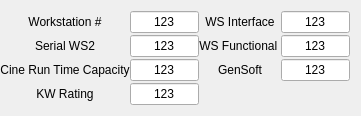
   <widget class="QWidget" name="gridLayoutWidget_4">
    <property name="geometry">
     <rect>
      <x>600</x>
      <y>580</y>
      <width>361</width>
      <height>100</height>
     </rect>
    </property>
    <layout class="QGridLayout" name="gridLayout_4" columnstretch="2,2,2,2">
     <property name="horizontalSpacing">
      <number>0</number>
     </property>
     <property name="verticalSpacing">
      <number>2</number>
     </property>
     <property name="leftMargin">
      <number>0</number>
     </property>
     <item row="1" column="2">
      <widget class="caLabel" name="calabel_42">
       <property name="text">
        <string>WS Functional </string>
       </property>
       <property name="alignment">
        <set>Qt::AlignCenter</set>
       </property>
       <property name="foreground">
        <color>
         <red>180</red>
         <green>180</green>
         <blue>180</blue>
        </color>
       </property>
       <property name="background">
        <color alpha="0">
         <red>160</red>
         <green>160</green>
         <blue>164</blue>
        </color>
       </property>
      </widget>
     </item>
     <item row="1" column="0">
      <widget class="caLabel" name="calabel_38">
       <property name="text">
        <string>Serial WS2</string>
       </property>
       <property name="alignment">
        <set>Qt::AlignCenter</set>
       </property>
       <property name="foreground">
        <color>
         <red>180</red>
         <green>180</green>
         <blue>180</blue>
        </color>
       </property>
       <property name="background">
        <color alpha="0">
         <red>160</red>
         <green>160</green>
         <blue>164</blue>
        </color>
       </property>
      </widget>
     </item>
     <item row="0" column="1">
      <widget class="caLineEdit" name="caLineEdit_15">
       <property name="text">
        <string>123</string>
       </property>
       <property name="alignment">
        <set>Qt::AlignAbsolute|Qt::AlignCenter|Qt::AlignHCenter|Qt::AlignVCenter</set>
       </property>
       <property name="channel" stdset="0">
        <string notr="true">$(P):GetWS</string>
       </property>
       <property name="foreground">
        <color>
         <red>195</red>
         <green>195</green>
         <blue>195</blue>
        </color>
       </property>
       <property name="background">
        <color>
         <red>58</red>
         <green>58</green>
         <blue>58</blue>
        </color>
       </property>
       <property name="colorMode">
        <enum>caLineEdit::Static</enum>
       </property>
       <property name="precision">
        <number>0</number>
       </property>
       <property name="fontScaleMode">
        <enum>caLineEdit::Height</enum>
       </property>
       <property name="formatType">
        <enum>caLineEdit::decimal</enum>
       </property>
      </widget>
     </item>
     <item row="2" column="1">
      <widget class="caLineEdit" name="caLineEdit_16">
       <property name="text">
        <string>123</string>
       </property>
       <property name="alignment">
        <set>Qt::AlignAbsolute|Qt::AlignCenter|Qt::AlignHCenter|Qt::AlignVCenter</set>
       </property>
       <property name="channel" stdset="0">
        <string notr="true">$(P):GetCineRunTime</string>
       </property>
       <property name="foreground">
        <color>
         <red>195</red>
         <green>195</green>
         <blue>195</blue>
        </color>
       </property>
       <property name="background">
        <color>
         <red>58</red>
         <green>58</green>
         <blue>58</blue>
        </color>
       </property>
       <property name="colorMode">
        <enum>caLineEdit::Static</enum>
       </property>
       <property name="precision">
        <number>0</number>
       </property>
       <property name="fontScaleMode">
        <enum>caLineEdit::Height</enum>
       </property>
       <property name="formatType">
        <enum>caLineEdit::decimal</enum>
       </property>
      </widget>
     </item>
     <item row="1" column="1">
      <widget class="caLineEdit" name="caLineEdit_20">
       <property name="text">
        <string>123</string>
       </property>
       <property name="alignment">
        <set>Qt::AlignAbsolute|Qt::AlignCenter|Qt::AlignHCenter|Qt::AlignVCenter</set>
       </property>
       <property name="channel" stdset="0">
        <string notr="true">$(P):GetSerial</string>
       </property>
       <property name="foreground">
        <color>
         <red>195</red>
         <green>195</green>
         <blue>195</blue>
        </color>
       </property>
       <property name="background">
        <color>
         <red>58</red>
         <green>58</green>
         <blue>58</blue>
        </color>
       </property>
       <property name="colorMode">
        <enum>caLineEdit::Static</enum>
       </property>
       <property name="precision">
        <number>0</number>
       </property>
       <property name="fontScaleMode">
        <enum>caLineEdit::Height</enum>
       </property>
       <property name="formatType">
        <enum>caLineEdit::decimal</enum>
       </property>
      </widget>
     </item>
     <item row="0" column="2">
      <widget class="caLabel" name="calabel_41">
       <property name="text">
        <string>WS Interface</string>
       </property>
       <property name="alignment">
        <set>Qt::AlignCenter</set>
       </property>
       <property name="foreground">
        <color>
         <red>180</red>
         <green>180</green>
         <blue>180</blue>
        </color>
       </property>
       <property name="background">
        <color alpha="0">
         <red>160</red>
         <green>160</green>
         <blue>164</blue>
        </color>
       </property>
      </widget>
     </item>
     <item row="2" column="2">
      <widget class="caLabel" name="calabel_43">
       <property name="text">
        <string>GenSoft</string>
       </property>
       <property name="alignment">
        <set>Qt::AlignCenter</set>
       </property>
       <property name="foreground">
        <color>
         <red>180</red>
         <green>180</green>
         <blue>180</blue>
        </color>
       </property>
       <property name="background">
        <color alpha="0">
         <red>160</red>
         <green>160</green>
         <blue>164</blue>
        </color>
       </property>
      </widget>
     </item>
     <item row="2" column="0">
      <widget class="caLabel" name="calabel_37">
       <property name="text">
        <string>Cine Run Time Capacity</string>
       </property>
       <property name="alignment">
        <set>Qt::AlignCenter</set>
       </property>
       <property name="foreground">
        <color>
         <red>180</red>
         <green>180</green>
         <blue>180</blue>
        </color>
       </property>
       <property name="background">
        <color alpha="0">
         <red>160</red>
         <green>160</green>
         <blue>164</blue>
        </color>
       </property>
      </widget>
     </item>
     <item row="1" column="3">
      <widget class="caLineEdit" name="caLineEdit_28">
       <property name="text">
        <string>123</string>
       </property>
       <property name="alignment">
        <set>Qt::AlignAbsolute|Qt::AlignCenter|Qt::AlignHCenter|Qt::AlignVCenter</set>
       </property>
       <property name="channel" stdset="0">
        <string notr="true">$(P):GetWF</string>
       </property>
       <property name="foreground">
        <color>
         <red>195</red>
         <green>195</green>
         <blue>195</blue>
        </color>
       </property>
       <property name="background">
        <color>
         <red>58</red>
         <green>58</green>
         <blue>58</blue>
        </color>
       </property>
       <property name="colorMode">
        <enum>caLineEdit::Static</enum>
       </property>
       <property name="precision">
        <number>0</number>
       </property>
       <property name="fontScaleMode">
        <enum>caLineEdit::Height</enum>
       </property>
       <property name="formatType">
        <enum>caLineEdit::decimal</enum>
       </property>
      </widget>
     </item>
     <item row="2" column="3">
      <widget class="caLineEdit" name="caLineEdit_29">
       <property name="text">
        <string>123</string>
       </property>
       <property name="alignment">
        <set>Qt::AlignAbsolute|Qt::AlignCenter|Qt::AlignHCenter|Qt::AlignVCenter</set>
       </property>
       <property name="channel" stdset="0">
        <string notr="true">$(P):GetSoftware</string>
       </property>
       <property name="foreground">
        <color>
         <red>195</red>
         <green>195</green>
         <blue>195</blue>
        </color>
       </property>
       <property name="background">
        <color>
         <red>58</red>
         <green>58</green>
         <blue>58</blue>
        </color>
       </property>
       <property name="colorMode">
        <enum>caLineEdit::Static</enum>
       </property>
       <property name="precision">
        <number>0</number>
       </property>
       <property name="fontScaleMode">
        <enum>caLineEdit::Height</enum>
       </property>
       <property name="formatType">
        <enum>caLineEdit::decimal</enum>
       </property>
      </widget>
     </item>
     <item row="0" column="3">
      <widget class="caLineEdit" name="caLineEdit_27">
       <property name="text">
        <string>123</string>
       </property>
       <property name="alignment">
        <set>Qt::AlignAbsolute|Qt::AlignCenter|Qt::AlignHCenter|Qt::AlignVCenter</set>
       </property>
       <property name="channel" stdset="0">
        <string notr="true">$(P):GetWI</string>
       </property>
       <property name="foreground">
        <color>
         <red>195</red>
         <green>195</green>
         <blue>195</blue>
        </color>
       </property>
       <property name="background">
        <color>
         <red>58</red>
         <green>58</green>
         <blue>58</blue>
        </color>
       </property>
       <property name="colorMode">
        <enum>caLineEdit::Static</enum>
       </property>
       <property name="precision">
        <number>0</number>
       </property>
       <property name="fontScaleMode">
        <enum>caLineEdit::Height</enum>
       </property>
       <property name="formatType">
        <enum>caLineEdit::decimal</enum>
       </property>
      </widget>
     </item>
     <item row="3" column="0">
      <widget class="caLabel" name="calabel_45">
       <property name="text">
        <string>KW Rating</string>
       </property>
       <property name="alignment">
        <set>Qt::AlignCenter</set>
       </property>
       <property name="foreground">
        <color>
         <red>180</red>
         <green>180</green>
         <blue>180</blue>
        </color>
       </property>
       <property name="background">
        <color alpha="0">
         <red>160</red>
         <green>160</green>
         <blue>164</blue>
        </color>
       </property>
       <property name="visibility">
        <enum>caLabel::StaticV</enum>
       </property>
      </widget>
     </item>
     <item row="3" column="1">
      <widget class="caLineEdit" name="caLineEdit_30">
       <property name="text">
        <string>123</string>
       </property>
       <property name="alignment">
        <set>Qt::AlignAbsolute|Qt::AlignCenter|Qt::AlignHCenter|Qt::AlignVCenter</set>
       </property>
       <property name="channel" stdset="0">
        <string notr="true">$(P):GetKWRating</string>
       </property>
       <property name="foreground">
        <color>
         <red>195</red>
         <green>195</green>
         <blue>195</blue>
        </color>
       </property>
       <property name="background">
        <color>
         <red>58</red>
         <green>58</green>
         <blue>58</blue>
        </color>
       </property>
       <property name="colorMode">
        <enum>caLineEdit::Static</enum>
       </property>
       <property name="precision">
        <number>0</number>
       </property>
       <property name="fontScaleMode">
        <enum>caLineEdit::Height</enum>
       </property>
       <property name="formatType">
        <enum>caLineEdit::decimal</enum>
       </property>
      </widget>
     </item>
     <item row="0" column="0">
      <widget class="caLabel" name="calabel_48">
       <property name="text">
        <string>Workstation #</string>
       </property>
       <property name="alignment">
        <set>Qt::AlignCenter</set>
       </property>
       <property name="foreground">
        <color>
         <red>180</red>
         <green>180</green>
         <blue>180</blue>
        </color>
       </property>
       <property name="background">
        <color alpha="0">
         <red>160</red>
         <green>160</green>
         <blue>164</blue>
        </color>
       </property>
      </widget>
     </item>
    </layout>
   </widget>
